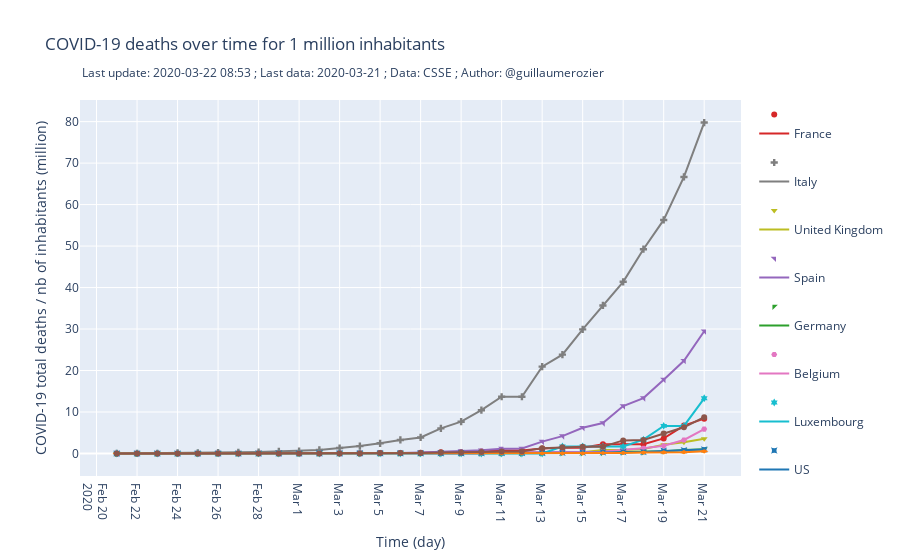

The cell this chart's notebook holds for it:
### Markdown cell above
### Total deaths for 1 million inhabitants

### Code cell
import plotly.graph_objects as go
fig = go.Figure()
data_deaths_rolling = data_deaths
last_d = round(len(data_deaths)/2)
i=0
for c in countries:
    pop = countries[c]["pop"]
    
    fig.add_trace(go.Scatter(x = data_deaths['date'][-last_d:], y = data_deaths[c][-last_d:] / pop,
                    mode='markers',
                    marker_color=colors[i],
                    legendgroup=c,
                    marker_symbol= 3*i,
                    #marker_size=4,
                    marker_line_color=colors[i],
                    #marker_line_width=2,
                    opacity=1,
                    showlegend=True,
                    name='{}'.format("")))
    
    fig.add_trace(go.Scatter(x = data_deaths_rolling['date'][-last_d:], y = data_deaths_rolling[c][-last_d:] / pop,
                    mode='lines',
                    marker_color=colors[i],
                    legendgroup=c,
                    showlegend=True,
                    name='{}'.format(c)))
    i+=1
    if i >= 10:
        i=0

fig.update_layout(
    title="COVID-19 deaths over time for 1 million inhabitants",
    xaxis_title="Time (day)",
    yaxis_title="COVID-19 total deaths / nb of inhabitants (million)",
    annotations = [dict(
        xref='paper',
        yref='paper',
        x=0, y=1.1,
        showarrow=False,
        text ='Last update: {} ; Last data: {} ; Data: CSSE ; Author: @guillaumerozier'.format(today, str(data_confirmed['date'].values[-1])[:10]))]
)
fig.update_xaxes(nticks = last_d)

#plotly.offline.plot(fig, filename = 'deaths.html', auto_open=False)

print("> graph 4 built")
    
if upload:
    py.plot(fig, filename = 'deaths', auto_open=False)
    
if show:
    fig.show()
    
if export:
    fig.write_image("images/deaths_per_1m_inhabitant.png", scale=5, width=900, height=700)
    print("> graph 4 exported")
